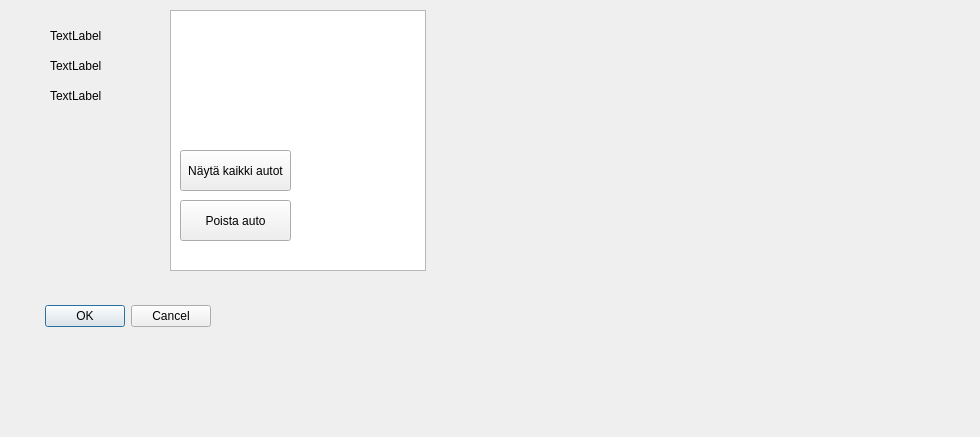
<?xml version="1.0" encoding="UTF-8"?>
<ui version="4.0">
 <class>Carsinfo</class>
 <widget class="QDialog" name="Carsinfo">
  <property name="geometry">
   <rect>
    <x>0</x>
    <y>0</y>
    <width>980</width>
    <height>437</height>
   </rect>
  </property>
  <property name="windowTitle">
   <string>Dialog</string>
  </property>
  <widget class="QDialogButtonBox" name="buttonBox">
   <property name="geometry">
    <rect>
     <x>-130</x>
     <y>300</y>
     <width>341</width>
     <height>32</height>
    </rect>
   </property>
   <property name="orientation">
    <enum>Qt::Horizontal</enum>
   </property>
   <property name="standardButtons">
    <set>QDialogButtonBox::Cancel|QDialogButtonBox::Ok</set>
   </property>
  </widget>
  <widget class="QLabel" name="labelModel">
   <property name="geometry">
    <rect>
     <x>50</x>
     <y>40</y>
     <width>111</width>
     <height>51</height>
    </rect>
   </property>
   <property name="text">
    <string>TextLabel</string>
   </property>
  </widget>
  <widget class="QLabel" name="labelBranch">
   <property name="geometry">
    <rect>
     <x>50</x>
     <y>70</y>
     <width>111</width>
     <height>51</height>
    </rect>
   </property>
   <property name="text">
    <string>TextLabel</string>
   </property>
  </widget>
  <widget class="QLabel" name="labelid">
   <property name="geometry">
    <rect>
     <x>50</x>
     <y>10</y>
     <width>111</width>
     <height>51</height>
    </rect>
   </property>
   <property name="text">
    <string>TextLabel</string>
   </property>
  </widget>
  <widget class="QPushButton" name="btnMyData">
   <property name="geometry">
    <rect>
     <x>180</x>
     <y>150</y>
     <width>111</width>
     <height>41</height>
    </rect>
   </property>
   <property name="text">
    <string>Näytä kaikki autot</string>
   </property>
  </widget>
  <widget class="QListWidget" name="listCars">
   <property name="geometry">
    <rect>
     <x>170</x>
     <y>10</y>
     <width>256</width>
     <height>261</height>
    </rect>
   </property>
  </widget>
  <widget class="QPushButton" name="btnDelete">
   <property name="geometry">
    <rect>
     <x>180</x>
     <y>200</y>
     <width>111</width>
     <height>41</height>
    </rect>
   </property>
   <property name="text">
    <string>Poista auto</string>
   </property>
  </widget>
  <zorder>listCars</zorder>
  <zorder>buttonBox</zorder>
  <zorder>labelModel</zorder>
  <zorder>labelBranch</zorder>
  <zorder>labelid</zorder>
  <zorder>btnMyData</zorder>
  <zorder>btnDelete</zorder>
 </widget>
 <resources/>
 <connections>
  <connection>
   <sender>buttonBox</sender>
   <signal>accepted()</signal>
   <receiver>Carsinfo</receiver>
   <slot>accept()</slot>
   <hints>
    <hint type="sourcelabel">
     <x>248</x>
     <y>254</y>
    </hint>
    <hint type="destinationlabel">
     <x>157</x>
     <y>274</y>
    </hint>
   </hints>
  </connection>
  <connection>
   <sender>buttonBox</sender>
   <signal>rejected()</signal>
   <receiver>Carsinfo</receiver>
   <slot>reject()</slot>
   <hints>
    <hint type="sourcelabel">
     <x>316</x>
     <y>260</y>
    </hint>
    <hint type="destinationlabel">
     <x>286</x>
     <y>274</y>
    </hint>
   </hints>
  </connection>
 </connections>
</ui>
